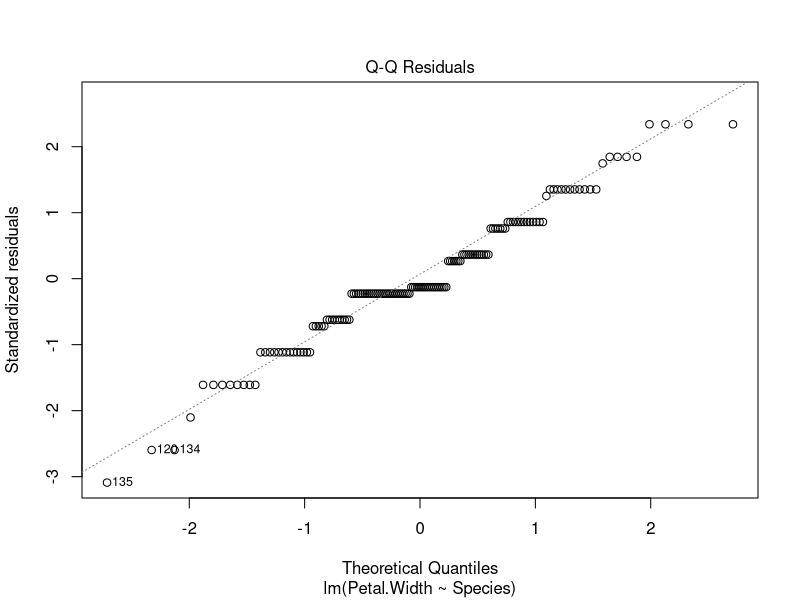

Write R code to recreate this figure.
## ---- chunk 1
fit1 <- lm(Petal.Width ~ Species, data = iris)
## ---- chunk 2
plot(fit1, 2)
